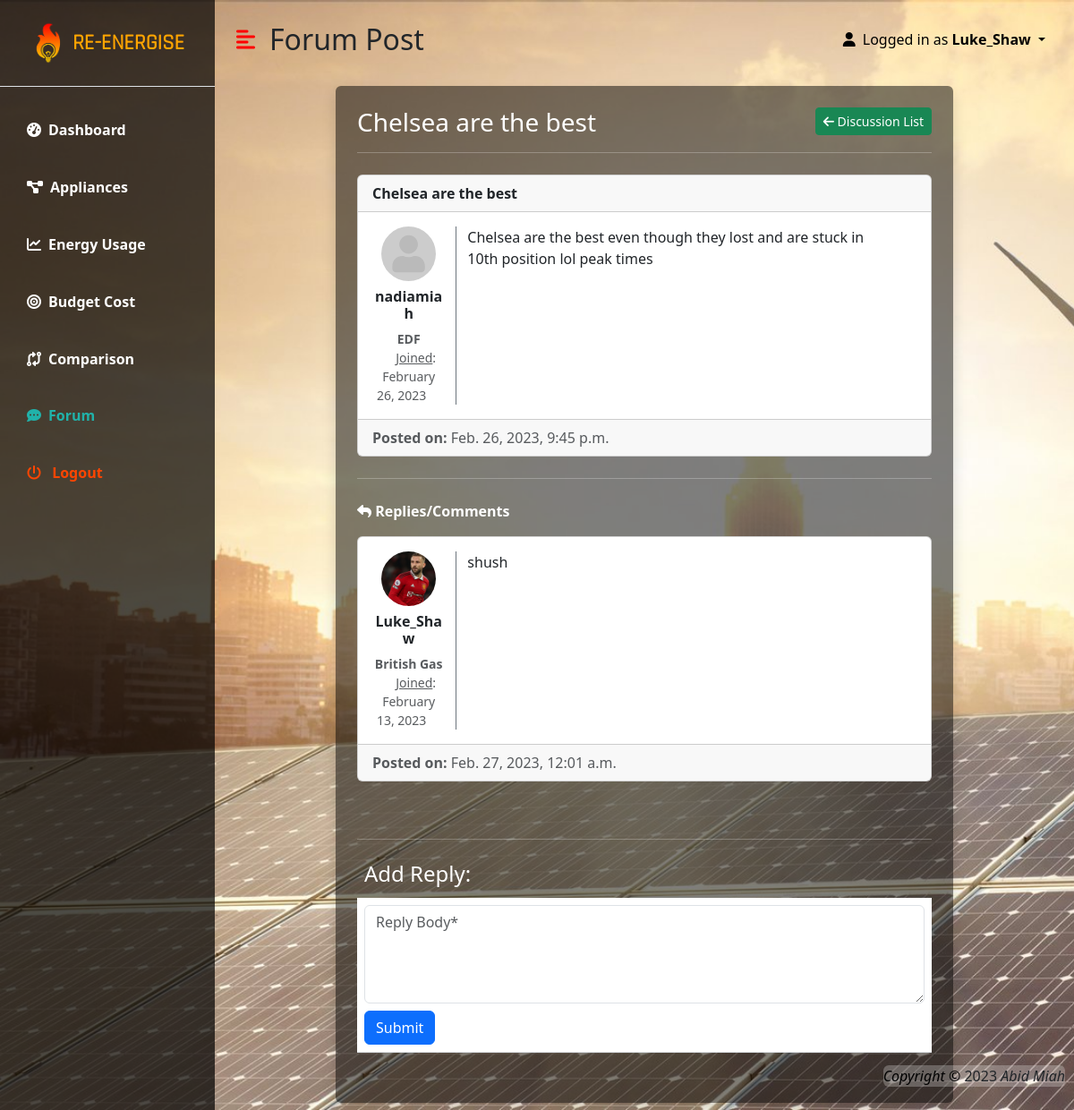
/post/11 (signed in), run on the app's committed database.
### EnergyApp/models.py (models this page shows, shortened)
class ForumPost(models.Model):
    title = models.CharField(max_length=200)
    description = models.TextField()
    createdBy = models.ForeignKey(UserProfile, on_delete=models.CASCADE)
    createdAt = models.DateTimeField(auto_now_add=True)

class UserProfile(models.Model):
    PROVIDER_CHOICES = [
        ("EDF", "EDF"),
        ("British Gas", "British Gas"),
        ("EON", "EON"),
    ]
    user = models.OneToOneField(User, on_delete=models.CASCADE)
    picture = models.ImageField(upload_to='profiles', null=True, blank=True)
    dob = models.DateField()
    provider = models.ForeignKey(EnergyProvider, on_delete=models.CASCADE, max_length=20)
    def __str__(self):
        return str(self.user)

class EnergyProvider(models.Model):
    name = models.CharField(max_length=100, unique=True, default="Other")
    elecDailyCharge = models.DecimalField(
        decimal_places=2, max_digits=10, default="0")
    gasDailyCharge = models.DecimalField(
        decimal_places=2, max_digits=10, default="0")
    elecPerKwh = models.DecimalField(
        decimal_places=2, max_digits=10, default="0")
    gasPerKwh = models.DecimalField(
        decimal_places=2, max_digits=10, default="0")
    def __str__(self):
        return str(self.name)

class ForumComment(models.Model):
    post = models.ForeignKey(ForumPost, on_delete=models.CASCADE, related_name='comments')
    body = models.TextField()
    createdBy = models.ForeignKey(UserProfile, on_delete=models.CASCADE)
    createdAt = models.DateTimeField(auto_now_add=True)

### EnergyApp/views.py (the view, shortened to what this page needs)
# urls.py: path('post/<int:id>', views.post, name='post'),
@login_required(login_url="/login")
def post(request, id):
    specificPost = get_object_or_404(ForumPost, id=id)
    postComments =  ForumComment.objects.filter(post=specificPost)
    userProfile = UserProfile.objects.get(user=request.user)
    context = {
        'specificPost' : specificPost,
        'postComments': postComments
    }
    return render(request, 'main/post.html', context)

### EnergyApp/templates/main/post.html (shortened to what this page needs)
{% extends 'base.html' %}
{% load static %}
{% block content %}
<html lang="en">
<head>
    <link rel="stylesheet" type="text/css" href="public/lib/sceditor/minified/themes/default.min.css" />
</head>
<body>
    {% if user.is_authenticated %}
    <div class="container-fluid px-4">
        <div class="row rounded p-2 justify-content-center">
            <div class="col-lg-9 col-12 p-4 rounded shadow" style="background-color: rgba(1, 1, 1, 0.5);">
            <h3 style="color:white">{{ specificPost.title }}
                <a href="/forum" class="btn btn-success btn-sm float-end" style="color:white"><i class="fas fa-arrow-left"></i> Discussion List</a>
            </h3>
            <hr class="border-white mb-4" />
            <div class="card">
                <div class="card-header" style="display: flex; align-items: center;">
                    <div style="flex: 1;" class="fw-bold">{{ specificPost.title }}</div>
                </div>
              <div class="card-body">
                <div class="row">
                    <div class="col-sm-2 justify-content-center text-center">
                            {% if specificPost.createdBy.picture %}
                            <a href="{{ specificPost.createdBy.picture.url }}">
                                <img class="img-fluid rounded-circle align-items-center text-center justify-content-center" style="width:75%" src="{{ specificPost.createdBy.picture.url }}" alt="">
                            </a>
                            {% else %}
                            <img class="img-fluid rounded-circle align-items-center text-center justify-content-center" style="width:75%" src="{% static 'images/defaultImage.svg' %}" alt="">
                            {% endif %}
                          <h6 class="mt-2 fw-bold">{{ specificPost.createdBy }}</h6>
                          <small class="text-muted fw-bold">{{ specificPost.createdBy.provider }}</small>
                          <br>
                          <small class="text-muted m-2 p-2"><u>Joined</u>: {{ specificPost.createdBy.user.date_joined|date:"F j, Y" }}</small>
                          <br>
                    </div>
                    <div class="col-sm-9 border-start border-secondary">
                        <p>{{ specificPost.description }}</p>
                    </div>
                </div>
              </div>
              <div class="card-footer text-muted">
                <b>Posted on: </b>{{ specificPost.createdAt }}
              </div>
            </div>
            <hr class="border-white mb-4 mt-4" />
            <p class="fw-bold" style="color:white"><i class="fa fa-reply"></i> Replies/Comments</p>
            {% if postComments %}
            {% for comment in postComments %}
            <div class="card">
              <div class="card-body">
                <div class="row">
                    <div class="col-sm-2 justify-content-center text-center">
                        {% if comment.createdBy.picture %}
                        <a href="{{ comment.createdBy.picture.url }}">
                            <img class="img-fluid rounded-circle align-items-center text-center justify-content-center" style="width:75%" src="{{ comment.createdBy.picture.url }}" alt="">
                        </a>
                        {% else %}
                        <img class="img-fluid rounded-circle align-items-center text-center justify-content-center" style="width:75%" src="{% static 'images/defaultImage.svg' %}" alt="">
                        {% endif %}
                        <h6 class="mt-2 fw-bold">{{ comment.createdBy }}</h6>
                        <small class="text-muted fw-bold">{{ comment.createdBy.provider }}</small>
                        <br>
                        <small class="text-muted m-2 p-2"><u>Joined</u>: {{ comment.createdBy.user.date_joined|date:"F j, Y" }}</small>
                        <br>
                    </div>
                    <div class="col-sm-9 border-start border-secondary">
                        <p>{{ comment.body }}</p>
                    </div>
                </div>
              </div>
              <div class="card-footer text-muted">
                <b>Posted on: </b>{{ comment.createdAt }}
              </div>
            </div>
            <br>
            {% endfor %}
            {% else %}
            <div class="display-6" style="color:white">No comments.</div>
            {% endif %}
            <hr class="border-white" />
            <h4 class="mb-1 mt-3 p-2" style="color:white">Add Reply:</h4>
            <form action="" method="POST">
                <div class="table-responsive mt-1">
                    <table class="table">
                        <tbody>
                            <tr>
                                <td>
                                    <textarea class="form-control mb-2" placeholder="Reply Body*" rows="4" name="reply_body" required></textarea>
                                    <button type="submit" class="btn btn-primary" name="">Submit</button>
                                </td>
                            </tr>
                        </tbody>
                    </table>
                </div>
            </form>
    {% endif %}
</body>
</html>
{% endblock %}

### EnergyApp/templates/base.html (shortened to what this page needs)
{% load static %}
<html lang="en">
<head>
  <link href="https://cdn.jsdelivr.net/npm/bootstrap@5.3.0-alpha1/dist/css/bootstrap.min.css" rel="stylesheet"
>
  <link rel="stylesheet" href="https://cdnjs.cloudflare.com/ajax/libs/font-awesome/6.2.1/css/all.min.css">
</head>
<body>
  <div class="d-flex" id="wrapper">
    <div class="" style="background-color: rgba(1, 1, 1, 0.7); color:white" id="sidebar-wrapper">
      <a href="/" style="text-decoration-line:none">
        <div style="color:orange;" class="sidebar-heading text-center py-4 fs-4 fw-bold text-uppercase border-bottom">
          <img src="{% static 'images/energylogo2.png' %}" alt="" style="height: 2em; width: auto;">
          <span style="font-family: 'Rajdhani'">Re-Energise</span>
        </div>
      </a>
      <div class="list-group list-group-flush my-3">
        <a href="/dashboard" id="dash" class="list-group-item list-group-item-action bg-transparent second-text fw-bold active">
          <i class="fas fa-tachometer-alt me-2"></i>Dashboard
        </a>
        <a href="/appliances" id="appl"
          class="list-group-item list-group-item-action bg-transparent second-text fw-bold">
          <i class="fas fa-project-diagram me-2"></i>Appliances
        </a>
        <a href="/usage" id="usage" class="list-group-item list-group-item-action bg-transparent second-text fw-bold">
          <i class="fas fa-chart-line me-2"></i>Energy Usage
        </a>
        <a href="/budget" id="budget" class="list-group-item list-group-item-action bg-transparent second-text fw-bold">
          <i class="fas fa-bullseye me-2"></i>Budget Cost
        </a>
        <a href="/comparison" id="comp"
          class="list-group-item list-group-item-action bg-transparent second-text fw-bold">
          <i class="fas fa-code-compare me-2"></i>Comparison
        </a>
        <a href="/forum" id="forum" class="list-group-item list-group-item-action bg-transparent second-text fw-bold">
          <i class="fas fa-comment-dots me-2"></i>Forum
        </a>
        <a href="/logout" class="list-group-item list-group-item-action bg-transparent fw-bold" style="color:orangered">
          <i class="fas fa-power-off me-2"></i> Logout
        </a>
      </div>
    </div>
    <div id="page-content-wrapper">
      <nav class="navbar navbar-expand-lg navbar-dark bg-transparent py-4 px-4">
        <div class="d-flex align-items-center">
          <i style="color: red" class="fas fa-align-left fs-4 me-3" id="menu-toggle"></i>
          <h2 class="fs-2 m-0" id="titlee">Dashboard</h2>
        </div>
        <div class="collapse navbar-collapse" id="navbarSupportedContent">
          <ul class="navbar-nav ms-auto mb-2 mb-lg-0">
            {% if user.is_authenticated %}
            <li class="nav-item dropdown">
              <a href="" style="color: black" class="nav-link dropdown-toggle" id="navbarDropdown" type="button"
                role="button" data-bs-toggle="dropdown" aria-expanded="false">
                <i class="fas fa-user me-2"></i>Logged in as <b>{{ user.username }}</b>
              </a>
            </li>
            {% endif %}
          </ul>
        </div>
      </nav>
      <div class="copyright font-weight-bold">
        <p class="font-weight-bold rounded" style="background-color: rgba(255, 255, 255, 0.25);">
          <i style="color:black">Copyright &copy;</i> 2023 <i>Abid Miah</i>
        </p>
      </div>
      {% block content %}
      {% endblock %}
    </div>
  </div>
</body>
</html>

### EnergyApp/templates/base.html (style rules this page uses)
.copyright { position: fixed; bottom: 0; right: 0; padding: 10px; }
:root { --main-bg-color: blue; --main-text-color: lightseagreen; --second-text-color: white; --second-bg-color: black; }
.second-text { color: var(--second-text-color); }
#wrapper { overflow-x: hidden; background-image: url(../static/images/download.jpeg); background-repeat: no-repeat; background-size: cover; background-attachment: fixed; }
#sidebar-wrapper { min-height: 100vh; margin-left: -15rem; -webkit-transition: margin 0.25s ease-out; -moz-transition: margin 0.25s ease-out; -o-transition: margin 0.25s ease-out; transition: margin 0.25s ease-out; }
#sidebar-wrapper .sidebar-heading { padding: 0.875rem 1.25rem; font-size: 1.2rem; }
#sidebar-wrapper .list-group { width: 15rem; }
#page-content-wrapper { min-width: 100vw; }
#menu-toggle { cursor: pointer; }
.list-group-item { border: none; padding: 20px 30px; }
.list-group-item.active { background-color: transparent; color: var(--main-text-color); font-weight: bold; border: none; }
@media (min-width: 850px) { #sidebar-wrapper { margin-left: 0; } }
@media (min-width: 850px) { #page-content-wrapper { min-width: 0; width: 100%; } }

### data on the page
ForumPost: title "Chelsea are the best", createdBy "nadiamiah", createdBy.provider "EDF", createdBy.user.date_joined "February 26, 2023", description "Chelsea are the best even though they lost and are stuck in 10th position lol peak times", createdAt "Feb. 26, 2023, 9:45 p.m."
ForumComment: createdBy.picture (picture), createdBy "Luke_Shaw", createdBy.provider "British Gas", createdBy.user.date_joined "February 13, 2023", body "shush", createdAt "Feb. 27, 2023, 12:01 a.m."

### other printed values
{{ user.username }} "Luke_Shaw"
